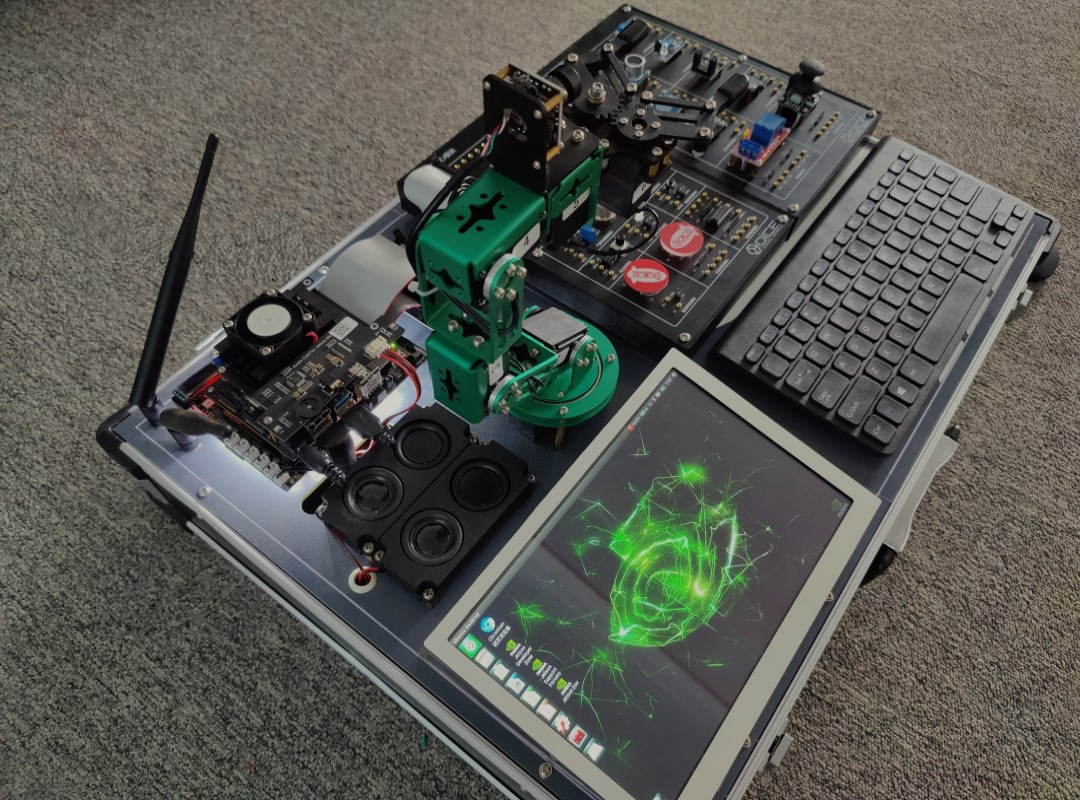
#> input picture 3.AI基础图像处理/images/whitebear.jpg, 1080 x 800 px
$ jupyter execute '23.OpenCV图片修补.ipynb'
#> lines starting #> are read from the running program, lines starting #| are printed output that depends on the picture; after the words box and inside, x2 and y2 are one past the last pixel; in counts of white or black regions, pixels touching at a corner belong together
<center></center>

# 23.OpenCV图片修补

@  文件名：23.图片修补.py <br>
@  版本：V2.0 <br>
@  说明：通过OpenCV修补图片<br>
我们来学习一下OpenCV课程！！<br>

@Date: 2020-02-20 09:35:00
@LastEditTime: 2020-02-22 14:43:00

# 尝试向原图添加破损

[cell 1]
#尝试向原图添加破损
import cv2
import numpy as np
import matplotlib.pyplot as plt


img = cv2.imread('./images/whitebear.jpg',1)
#> img is the input picture: shape (800, 1080, 3); mean B, G, R 81.6, 88.5, 87.4
for i in range(200,300):
    img[i,200] = (255,255,255)
    img[i,200+1] = (255,255,255)
    img[i,200-1] = (255,255,255)
#> img: shape (800, 1080, 3); 0.03% of pixels changed, all inside (x1, y1, x2, y2) = (199, 200, 202, 300)
for i in range(150,250):
    img[250,i] = (255,255,255)
    img[250+1,i] = (255,255,255)
    img[250-1,i] = (255,255,255)
#> img: shape (800, 1080, 3); mean B, G, R 81.7, 88.6, 87.5
cv2.imwrite('damaged.jpg',img)
# cv2.imshow('image',img)
# cv2.waitKey(0)
img = cv2.cvtColor(img, cv2.COLOR_BGR2RGB)
plt.imshow(img)
plt.show()

# 尝试修补破损

[cell 2]
#1 坏图 2 掩膜 3 inpaint
import cv2
import numpy as np
import matplotlib.pyplot as plt

img = cv2.imread('damaged.jpg',1)
#cv2.imshow('src',img)
imgInfo = img.shape
#> imgInfo = (800, 1080, 3)
height = imgInfo[0]
#> height = 800
width = imgInfo[1]
#> width = 1080
paint = np.zeros((height,width,1),np.uint8)

for i in range(200,300):
    paint[i,200] = 255
    paint[i,200+1] = 255
    paint[i,200-1] = 255
for i in range(150,250):
    paint[250,i] = 255
    paint[250+1,i] = 255
    paint[250-1,i] = 255
#cv2.imshow('paint',paint)
#1 src 2 mask
imgDst = cv2.inpaint(img,paint,3,cv2.INPAINT_TELEA)

# cv2.imshow('image',imgDst)
# cv2.waitKey(0)
img = cv2.cvtColor(img, cv2.COLOR_BGR2RGB)
paint = cv2.cvtColor(paint, cv2.COLOR_BGR2RGB)
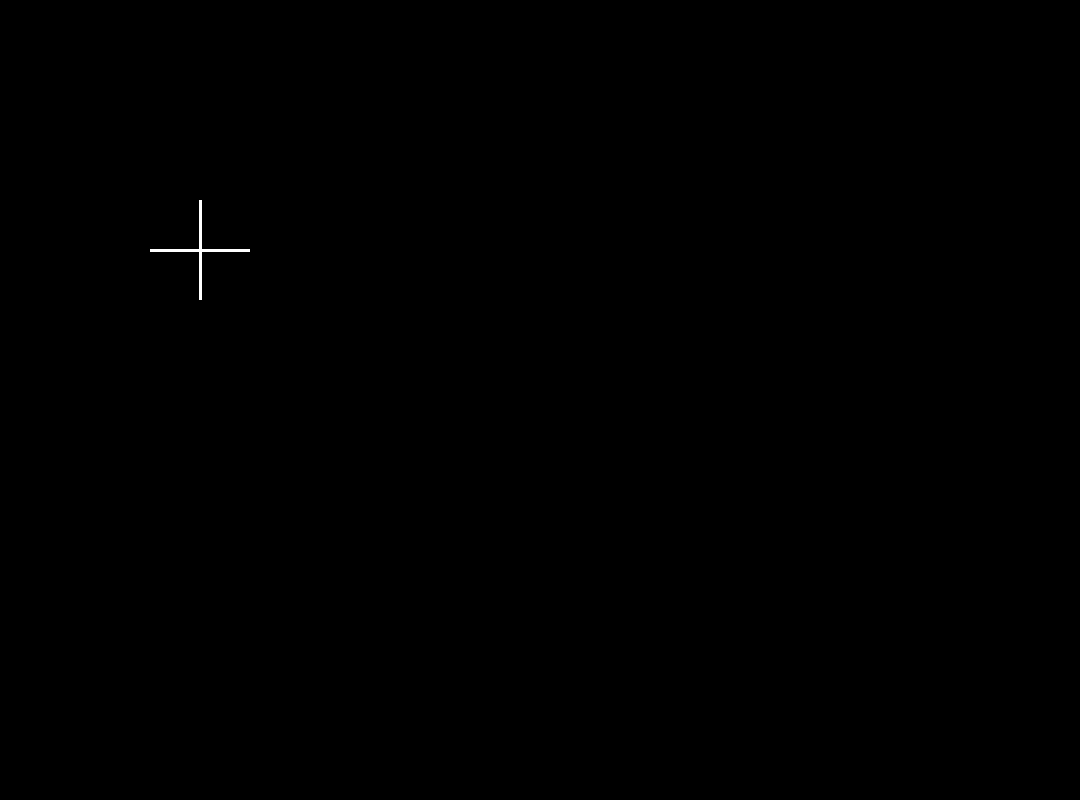
#> paint: shape (800, 1080, 3); 0.07% white; 1 white region, box (x1, y1, x2, y2) and area: (150, 200, 250, 300) 591
imgDst = cv2.cvtColor(imgDst, cv2.COLOR_BGR2RGB)


plt.figure(figsize=(14, 9), dpi=100)#设置绘图区域的大小和像素
plt.subplot(131)  # 一行三列第一个
plt.imshow(img)
plt.subplot(132)  # 一行三列第二个
plt.imshow(paint)
plt.subplot(133)  # 一行三列第三个
plt.imshow(imgDst)

plt.show()
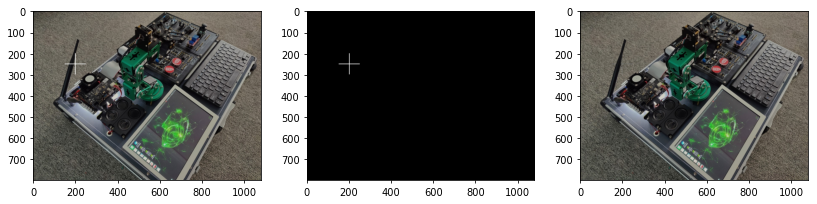
#> figure drawn by matplotlib, 3 panels
